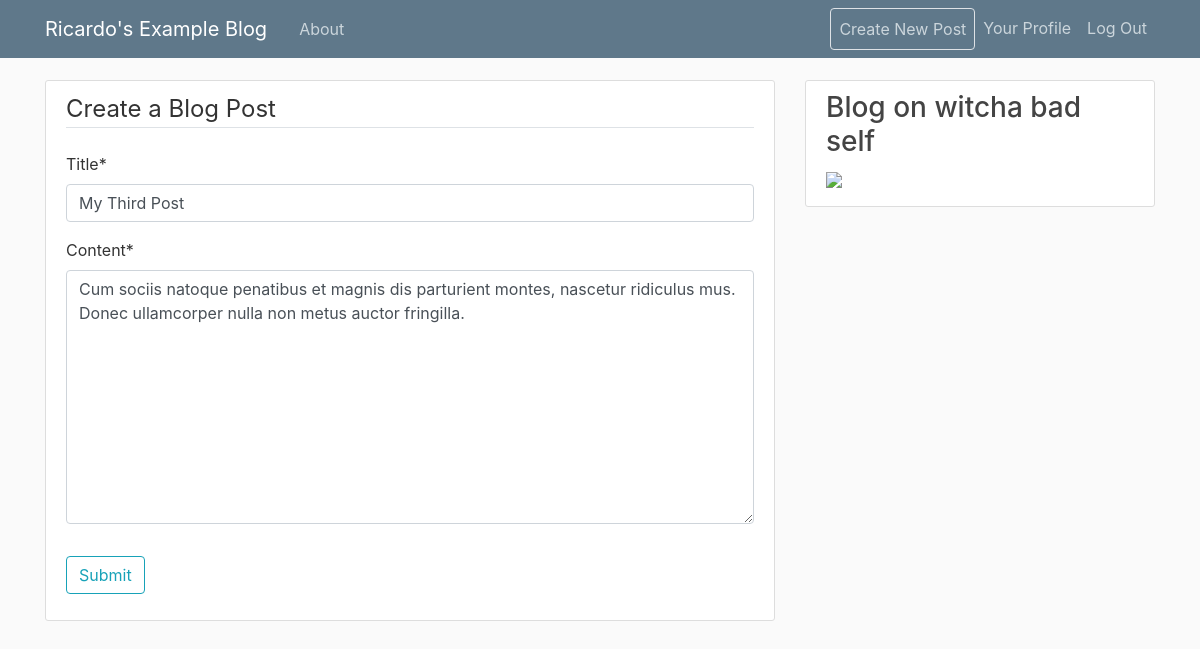
/post/3/update (signed in), run on the app's committed database.
### blog/models.py (models this page shows, shortened)
class Post(models.Model):
    title = models.CharField(max_length=100)
    content = models.TextField()
    date_posted = models.DateTimeField(default=timezone.now)
    author = models.ForeignKey(User, on_delete=models.CASCADE)

### blog/views.py (the view, shortened to what this page needs)
# urls.py: path('post/<int:pk>/update', PostUpdateView.as_view(), name='post-update'),
class PostUpdateView(LoginRequiredMixin, UserPassesTestMixin, UpdateView):
    model = Post
    fields = ['title', 'content']
    def test_func(self):
        post = self.get_object()
        if self.request.user == post.author:
            return True
        return False

### blog/templates/blog/post_form.html (shortened to what this page needs)
{% extends "blog/base.html" %}
{% load crispy_forms_tags %}
{% block content %}
	<div class="content-section">
		<form method="POST">
			<fieldset class="form-group">
				<legend class="border-bottom mb-4">Create a Blog Post</legend>
				{{ form|crispy }}
			</fieldset>
			<div class="form-group">
				<button class="btn btn-outline-info" type="submit">Submit</button>
			</div>
		</form>
	</div>
{% endblock content %}

### blog/static/blog/main.css (style rules this page uses)
body { background:#fafafa;color:#333;margin-top:5rem }
.content-section { background:#fff;padding:10px 20px;border:1px solid #ddd;border-radius:3px;margin-bottom:20px }

### data on the page
Post: title "My Third Post", content "Cum sociis natoque penatibus et magnis dis parturient montes, nascetur ridiculus mus. Donec ullamcorper nulla non metus auctor fringilla."
